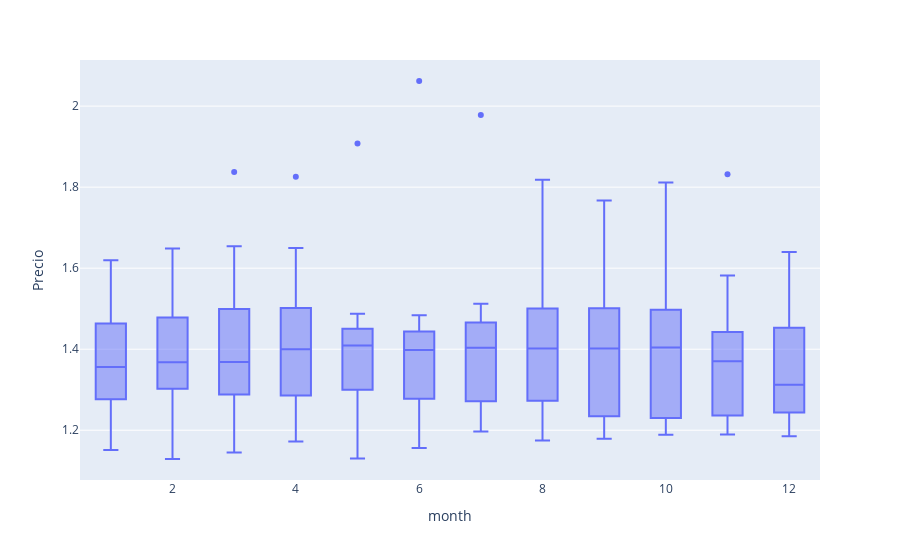

The code cell stored with this chart in its notebook:
### Code cell
df_study = create_features(df)
fig = px.box(df_study, x= "month", y="Precio")
fig.show()

### Figure 1 — Plotly figure (JSON) as saved in the notebook; plotly's stock layout.template omitted (floating-point values rounded to 4 significant figures; data arrays with more than 128 entries replaced by an {"elided": "..."} marker saying what was removed)
{"data": [{"alignmentgroup": "True", "hovertemplate": "month=%{x}<br>Precio=%{y}<extra></extra>", "legendgroup": "", "marker": {"color": "#636efa"}, "name": "", "notched": false, "offsetgroup": "", "orientation": "v", "showlegend": false, "type": "box", "x": {"elided": "136 int values"}, "x0": " ", "xaxis": "x", "y": {"elided": "136 float values"}, "y0": " ", "yaxis": "y"}], "layout": {"boxmode": "group", "legend": {"tracegroupgap": 0}, "margin": {"t": 60}, "xaxis": {"anchor": "y", "domain": [0, 1], "title": {"text": "month"}}, "yaxis": {"anchor": "x", "domain": [0, 1], "title": {"text": "Precio"}}}}
